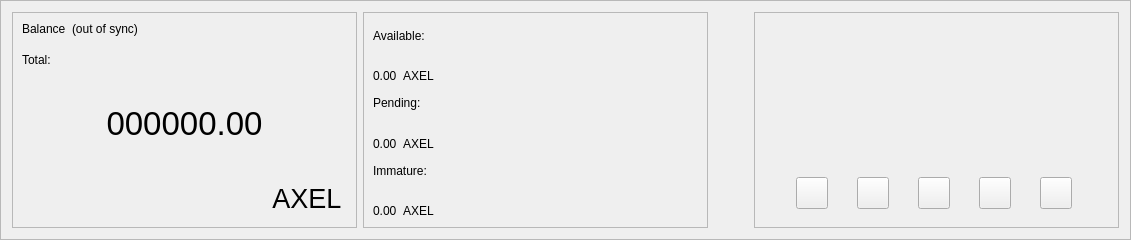
      <widget class="QFrame" name="frame_blue">
       <property name="enabled">
        <bool>true</bool>
       </property>
       <property name="sizePolicy">
        <sizepolicy hsizetype="Preferred" vsizetype="Preferred">
         <horstretch>0</horstretch>
         <verstretch>0</verstretch>
        </sizepolicy>
       </property>
       <property name="minimumSize">
        <size>
         <width>1065</width>
         <height>220</height>
        </size>
       </property>
       <property name="maximumSize">
        <size>
         <width>16777215</width>
         <height>16777215</height>
        </size>
       </property>
       <property name="sizeIncrement">
        <size>
         <width>0</width>
         <height>0</height>
        </size>
       </property>
       <property name="baseSize">
        <size>
         <width>0</width>
         <height>500</height>
        </size>
       </property>
       <property name="frameShape">
        <enum>QFrame::StyledPanel</enum>
       </property>
       <property name="frameShadow">
        <enum>QFrame::Raised</enum>
       </property>
       <layout class="QHBoxLayout" name="horizontalLayout">
        <item>
         <widget class="QFrame" name="frame_blue_1">
          <property name="minimumSize">
           <size>
            <width>345</width>
            <height>200</height>
           </size>
          </property>
          <property name="maximumSize">
           <size>
            <width>16777215</width>
            <height>16777215</height>
           </size>
          </property>
          <property name="frameShape">
           <enum>QFrame::StyledPanel</enum>
          </property>
          <property name="frameShadow">
           <enum>QFrame::Raised</enum>
          </property>
          <layout class="QHBoxLayout" name="horizontalLayout_2">
           <item>
            <layout class="QVBoxLayout" name="verticalLayout">
             <item>
              <layout class="QHBoxLayout" name="horizontalLayout_3">
               <property name="spacing">
                <number>6</number>
               </property>
               <property name="sizeConstraint">
                <enum>QLayout::SetFixedSize</enum>
               </property>
               <item>
                <widget class="QLabel" name="label_5">
                 <property name="minimumSize">
                  <size>
                   <width>0</width>
                   <height>24</height>
                  </size>
                 </property>
                 <property name="maximumSize">
                  <size>
                   <width>16777215</width>
                   <height>24</height>
                  </size>
                 </property>
                 <property name="text">
                  <string>Balance</string>
                 </property>
                 <property name="alignment">
                  <set>Qt::AlignLeading|Qt::AlignLeft|Qt::AlignTop</set>
                 </property>
                </widget>
               </item>
               <item>
                <widget class="QLabel" name="labelWalletStatus">
                 <property name="minimumSize">
                  <size>
                   <width>0</width>
                   <height>24</height>
                  </size>
                 </property>
                 <property name="maximumSize">
                  <size>
                   <width>16777215</width>
                   <height>24</height>
                  </size>
                 </property>
                 <property name="text">
                  <string>(out of sync)</string>
                 </property>
                 <property name="alignment">
                  <set>Qt::AlignLeading|Qt::AlignLeft|Qt::AlignTop</set>
                 </property>
                </widget>
               </item>
               <item>
                <spacer name="horizontalSpacer">
                 <property name="orientation">
                  <enum>Qt::Horizontal</enum>
                 </property>
                 <property name="sizeHint" stdset="0">
                  <size>
                   <width>40</width>
                   <height>20</height>
                  </size>
                 </property>
                </spacer>
               </item>
              </layout>
             </item>
             <item>
              <widget class="QLabel" name="labelTotalText">
               <property name="maximumSize">
                <size>
                 <width>16777215</width>
                 <height>15</height>
                </size>
               </property>
               <property name="text">
                <string>Total:</string>
               </property>
              </widget>
             </item>
             <item>
              <widget class="QLabel" name="labelTotal">
               <property name="sizePolicy">
                <sizepolicy hsizetype="Preferred" vsizetype="Preferred">
                 <horstretch>0</horstretch>
                 <verstretch>0</verstretch>
                </sizepolicy>
               </property>
               <property name="minimumSize">
                <size>
                 <width>0</width>
                 <height>100</height>
                </size>
               </property>
               <property name="maximumSize">
                <size>
                 <width>16777215</width>
                 <height>100</height>
                </size>
               </property>
               <property name="font">
                <font>
                 <pointsize>25</pointsize>
                 <weight>50</weight>
                 <bold>false</bold>
                </font>
               </property>
               <property name="mouseTracking">
                <bool>false</bool>
               </property>
               <property name="text">
                <string>000000.00</string>
               </property>
               <property name="alignment">
                <set>Qt::AlignCenter</set>
               </property>
              </widget>
             </item>
             <item>
              <layout class="QHBoxLayout" name="horizontalLayout_11">
               <item>
                <spacer name="horizontalSpacer_8">
                 <property name="orientation">
                  <enum>Qt::Horizontal</enum>
                 </property>
                 <property name="sizeHint" stdset="0">
                  <size>
                   <width>40</width>
                   <height>20</height>
                  </size>
                 </property>
                </spacer>
               </item>
               <item>
                <widget class="QPushButton" name="blabel_AXEL_Utility_Token">
                 <property name="font">
                  <font>
                   <pointsize>20</pointsize>
                   <italic>false</italic>
                   <kerning>true</kerning>
                  </font>
                 </property>
                 <property name="cursor">
                  <cursorShape>PointingHandCursor</cursorShape>
                 </property>
                 <property name="text">
                  <string>AXEL</string>
                 </property>
                 <property name="flat">
                  <bool>true</bool>
                 </property>
                </widget>
               </item>
              </layout>
             </item>
            </layout>
           </item>
          </layout>
         </widget>
        </item>
        <item>
         <widget class="QFrame" name="frame_blue_2">
          <property name="minimumSize">
           <size>
            <width>345</width>
            <height>200</height>
           </size>
          </property>
          <property name="maximumSize">
           <size>
            <width>16777215</width>
            <height>16777215</height>
           </size>
          </property>
          <property name="frameShape">
           <enum>QFrame::StyledPanel</enum>
          </property>
          <property name="frameShadow">
           <enum>QFrame::Raised</enum>
          </property>
          <layout class="QVBoxLayout" name="verticalLayout_3">
           <item>
            <layout class="QVBoxLayout" name="verticalLayout_2">
             <item>
              <widget class="QLabel" name="labelBalanceText">
               <property name="text">
                <string>Available:</string>
               </property>
              </widget>
             </item>
             <item>
              <layout class="QHBoxLayout" name="horizontalLayout_4">
               <item>
                <widget class="QLabel" name="labelBalance">
                 <property name="text">
                  <string>0.00</string>
                 </property>
                 <property name="alignment">
                  <set>Qt::AlignBottom|Qt::AlignLeading|Qt::AlignLeft</set>
                 </property>
                </widget>
               </item>
               <item>
                <widget class="QLabel" name="label_AXEL_Utility_Token2">
                 <property name="text">
                  <string>AXEL</string>
                 </property>
                 <property name="alignment">
                  <set>Qt::AlignBottom|Qt::AlignLeading|Qt::AlignLeft</set>
                 </property>
                </widget>
               </item>
               <item>
                <spacer name="horizontalSpacer_3">
                 <property name="orientation">
                  <enum>Qt::Horizontal</enum>
                 </property>
                 <property name="sizeHint" stdset="0">
                  <size>
                   <width>40</width>
                   <height>20</height>
                  </size>
                 </property>
                </spacer>
               </item>
              </layout>
             </item>
             <item>
              <widget class="QLabel" name="labelPendingText">
               <property name="text">
                <string>Pending:</string>
               </property>
              </widget>
             </item>
             <item>
              <layout class="QHBoxLayout" name="horizontalLayout_5">
               <item>
                <widget class="QLabel" name="labelUnconfirmed">
                 <property name="text">
                  <string>0.00</string>
                 </property>
                 <property name="alignment">
                  <set>Qt::AlignBottom|Qt::AlignLeading|Qt::AlignLeft</set>
                 </property>
                </widget>
               </item>
               <item>
                <widget class="QLabel" name="label_AXEL_Utility_Token3">
                 <property name="text">
                  <string>AXEL</string>
                 </property>
                 <property name="alignment">
                  <set>Qt::AlignBottom|Qt::AlignLeading|Qt::AlignLeft</set>
                 </property>
                </widget>
               </item>
               <item>
                <spacer name="horizontalSpacer_4">
                 <property name="orientation">
                  <enum>Qt::Horizontal</enum>
                 </property>
                 <property name="sizeHint" stdset="0">
                  <size>
                   <width>40</width>
                   <height>20</height>
                  </size>
                 </property>
                </spacer>
               </item>
              </layout>
             </item>
             <item>
              <widget class="QLabel" name="labelImmatureText">
               <property name="text">
                <string>Immature:</string>
               </property>
              </widget>
             </item>
             <item>
              <layout class="QHBoxLayout" name="horizontalLayout_6">
               <item>
                <widget class="QLabel" name="labelImmature">
                 <property name="text">
                  <string>0.00</string>
                 </property>
                 <property name="alignment">
                  <set>Qt::AlignBottom|Qt::AlignLeading|Qt::AlignLeft</set>
                 </property>
                </widget>
               </item>
               <item>
                <widget class="QLabel" name="label_AXEL_Utility_Token4">
                 <property name="text">
                  <string>AXEL</string>
                 </property>
                 <property name="alignment">
                  <set>Qt::AlignBottom|Qt::AlignLeading|Qt::AlignLeft</set>
                 </property>
                </widget>
               </item>
               <item>
                <spacer name="horizontalSpacer_5">
                 <property name="orientation">
                  <enum>Qt::Horizontal</enum>
                 </property>
                 <property name="sizeHint" stdset="0">
                  <size>
                   <width>40</width>
                   <height>20</height>
                  </size>
                 </property>
                </spacer>
               </item>
              </layout>
             </item>
            </layout>
           </item>
          </layout>
         </widget>
        </item>
        <item>
         <spacer name="horizontalSpacer_9">
          <property name="orientation">
           <enum>Qt::Horizontal</enum>
          </property>
          <property name="sizeHint" stdset="0">
           <size>
            <width>40</width>
            <height>20</height>
           </size>
          </property>
         </spacer>
        </item>
        <item>
         <widget class="QFrame" name="frame_blue_3">
          <property name="minimumSize">
           <size>
            <width>345</width>
            <height>200</height>
           </size>
          </property>
          <property name="maximumSize">
           <size>
            <width>16777215</width>
            <height>16777215</height>
           </size>
          </property>
          <property name="frameShape">
           <enum>QFrame::StyledPanel</enum>
          </property>
          <property name="frameShadow">
           <enum>QFrame::Raised</enum>
          </property>
          <layout class="QVBoxLayout" name="verticalLayout_5">
           <item>
            <widget class="QFrame" name="frame_logo_horizontal">
             <property name="minimumSize">
              <size>
               <width>345</width>
               <height>140</height>
              </size>
             </property>
            </widget>
           </item>
           <item>
            <widget class="QFrame" name="button_logo_horizontal">
             <property name="minimumSize">
              <size>
               <width>345</width>
               <height>50</height>
              </size>
             </property>
             <layout class="QHBoxLayout" name="horizontalLayout_10">
              <item>
               <widget class="QPushButton" name="pushButton_Website">
                <property name="minimumSize">
                 <size>
                  <width>32</width>
                  <height>32</height>
                 </size>
                </property>
                <property name="maximumSize">
                 <size>
                  <width>32</width>
                  <height>32</height>
                 </size>
                </property>
                <property name="text">
                 <string/>
                </property>
                <property name="icon">
                 <iconset>
                  <normaloff>:/icons/website</normaloff>:/icons/website</iconset>
                </property>
                <property name="iconSize">
                 <size>
                  <width>32</width>
                  <height>32</height>
                 </size>
                </property>
               </widget>
              </item>
              <item>
               <widget class="QPushButton" name="pushButton_Discord">
                <property name="minimumSize">
                 <size>
                  <width>32</width>
                  <height>32</height>
                 </size>
                </property>
                <property name="maximumSize">
                 <size>
                  <width>32</width>
                  <height>32</height>
                 </size>
                </property>
                <property name="text">
                 <string/>
                </property>
                <property name="icon">
                 <iconset>
                  <normaloff>:/icons/discord</normaloff>:/icons/discord</iconset>
                </property>
                <property name="iconSize">
                 <size>
                  <width>32</width>
                  <height>32</height>
                 </size>
                </property>
               </widget>
              </item>
              <item>
               <widget class="QPushButton" name="pushButton_Facebook">
                <property name="minimumSize">
                 <size>
                  <width>32</width>
                  <height>32</height>
                 </size>
                </property>
                <property name="maximumSize">
                 <size>
                  <width>32</width>
                  <height>32</height>
                 </size>
                </property>
                <property name="text">
                 <string/>
                </property>
                <property name="icon">
                 <iconset>
                  <normaloff>:/icons/facebook</normaloff>:/icons/facebook</iconset>
                </property>
                <property name="iconSize">
                 <size>
                  <width>32</width>
                  <height>32</height>
                 </size>
                </property>
               </widget>
              </item>
              <item>
               <widget class="QPushButton" name="pushButton_Twitter">
                <property name="minimumSize">
                 <size>
                  <width>32</width>
                  <height>32</height>
                 </size>
                </property>
                <property name="maximumSize">
                 <size>
                  <width>32</width>
                  <height>32</height>
                 </size>
                </property>
                <property name="text">
                 <string/>
                </property>
                <property name="icon">
                 <iconset>
                  <normaloff>:/icons/twitter</normaloff>:/icons/twitter</iconset>
                </property>
                <property name="iconSize">
                 <size>
                  <width>32</width>
                  <height>32</height>
                 </size>
                </property>
               </widget>
              </item>
              <item>
               <widget class="QPushButton" name="pushButton_Explorer">
                <property name="minimumSize">
                 <size>
                  <width>32</width>
                  <height>32</height>
                 </size>
                </property>
                <property name="maximumSize">
                 <size>
                  <width>32</width>
                  <height>32</height>
                 </size>
                </property>
                <property name="text">
                 <string/>
                </property>
                <property name="icon">
                 <iconset>
                  <normaloff>:/icons/explorer</normaloff>:/icons/explorer</iconset>
                </property>
                <property name="iconSize">
                 <size>
                  <width>32</width>
                  <height>32</height>
                 </size>
                </property>
               </widget>
              </item>
             </layout>
            </widget>
           </item>
          </layout>
         </widget>
        </item>
       </layout>
      </widget>
